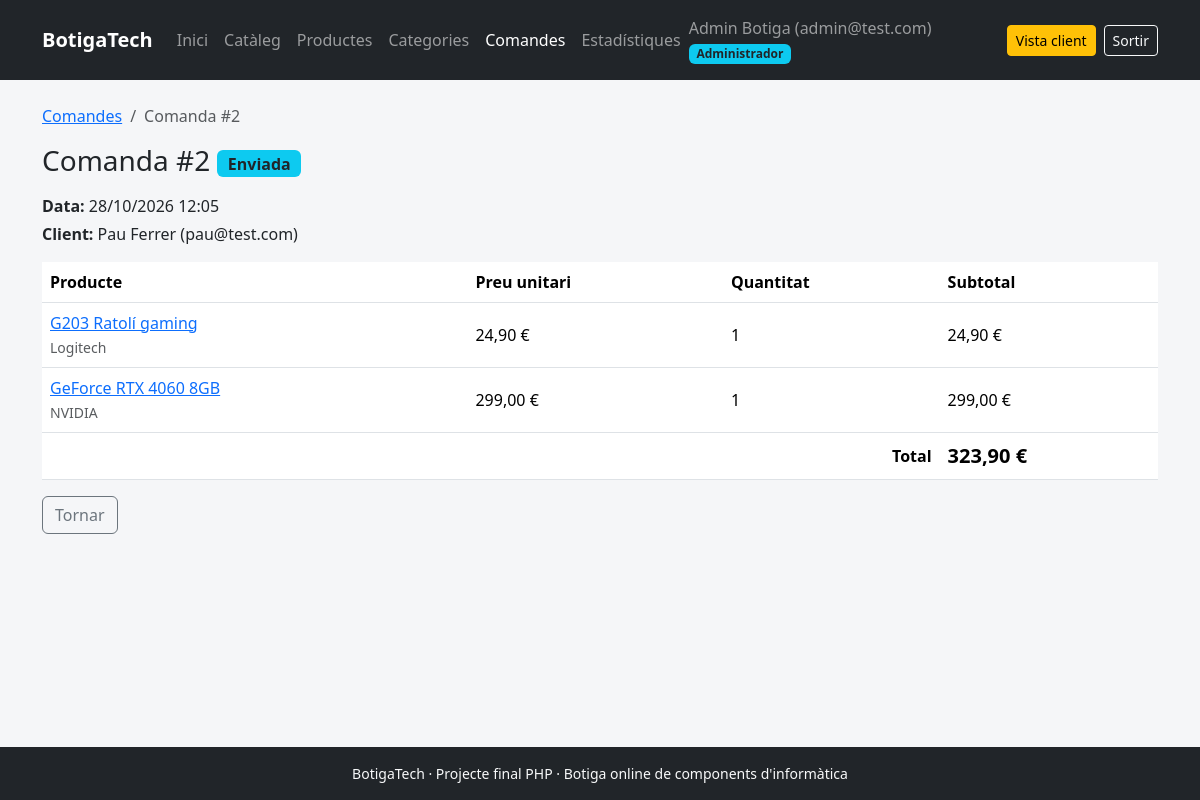
Screenshot of /comanda.php?id=2 (signed in) with the database file from the repository.
### tables this page shows
CREATE TABLE comandes (
    id_comanda   INT AUTO_INCREMENT PRIMARY KEY,
    id_usuari    INT            NOT NULL,
    data_comanda DATETIME       NOT NULL DEFAULT CURRENT_TIMESTAMP,
    estat        ENUM('pendent','enviada','entregada','cancelada') NOT NULL DEFAULT 'pendent',
    total        DECIMAL(10,2)  NOT NULL,
    FOREIGN KEY (id_usuari) REFERENCES usuaris(id_usuari)
        ON DELETE RESTRICT
);

CREATE TABLE usuaris (
    id_usuari     INT AUTO_INCREMENT PRIMARY KEY,
    nom           VARCHAR(50)  NOT NULL,
    cognoms       VARCHAR(80)  NOT NULL,
    email         VARCHAR(100) NOT NULL UNIQUE,
    contrasenya   VARCHAR(255) NOT NULL,
    rol           ENUM('client','administrador') NOT NULL DEFAULT 'client',
    data_registre DATETIME     NOT NULL DEFAULT CURRENT_TIMESTAMP
);

CREATE TABLE detalls_comanda (
    id_detall     INT AUTO_INCREMENT PRIMARY KEY,
    id_comanda    INT          NOT NULL,
    id_producte   INT          NOT NULL,
    quantitat     INT          NOT NULL,
    preu_unitari  DECIMAL(8,2) NOT NULL,
    FOREIGN KEY (id_comanda)  REFERENCES comandes(id_comanda)  ON DELETE CASCADE,
    FOREIGN KEY (id_producte) REFERENCES productes(id_producte) ON DELETE RESTRICT
);

CREATE TABLE productes (
    id_producte  INT AUTO_INCREMENT PRIMARY KEY,
    id_categoria INT           NOT NULL,
    nom          VARCHAR(100)  NOT NULL,
    marca        VARCHAR(50)   NOT NULL,
    descripcio   TEXT,
    preu         DECIMAL(8,2)  NOT NULL,
    stock        INT           NOT NULL DEFAULT 0,
    imatge       VARCHAR(255)  DEFAULT NULL,
    data_alta    DATE          NOT NULL,
    FOREIGN KEY (id_categoria) REFERENCES categories(id_categoria)
        ON DELETE RESTRICT
);

### comanda.php (the view, shortened to what this page needs)
<?php
require_once "conexio.php";
require_once "funcions.php";
$id = (int)rep($_GET, 'id');
$es_admin = ($_SESSION['rol'] === 'administrador' && !vista_client());
$comanda = consulta_una($connexio,
    "SELECT c.*, u.nom, u.cognoms, u.email
     FROM comandes c JOIN usuaris u ON u.id_usuari = c.id_usuari
     WHERE c.id_comanda = ?", "i", [$id]);
$linies = consulta($connexio,
    "SELECT d.quantitat, d.preu_unitari, p.id_producte, p.nom, p.marca
     FROM detalls_comanda d JOIN productes p ON p.id_producte = d.id_producte
     WHERE d.id_comanda = ?
     ORDER BY p.nom", "i", [$id]);
$enrere = $es_admin ? "admin_comandes.php" : "comandes.php";
require "header.php";
?>
<nav aria-label="breadcrumb">
    <ol class="breadcrumb">
        <li class="breadcrumb-item"><a href="<?= $enrere ?>"><?= $es_admin ? "Comandes" : "Les meves comandes" ?></a></li>
        <li class="breadcrumb-item active">Comanda #<?= (int)$comanda['id_comanda'] ?></li>
    </ol>
</nav>
<h1 class="h3 mb-3">Comanda #<?= (int)$comanda['id_comanda'] ?>
    <span class="badge bg-<?= classe_estat($comanda['estat']) ?> fs-6 align-middle"><?= escapa(text_estat($comanda['estat'])) ?></span>
</h1>
<p class="mb-1"><strong>Data:</strong> <?= escapa(formata_data($comanda['data_comanda'])) ?></p>
<?php if ($es_admin) { ?>
    <p><strong>Client:</strong> <?= escapa($comanda['nom'] . " " . $comanda['cognoms']) ?> (<?= escapa($comanda['email']) ?>)</p>
<?php } ?>
<div class="table-responsive mt-3">
    <table class="table bg-white align-middle">
        <thead><tr><th>Producte</th><th>Preu unitari</th><th>Quantitat</th><th>Subtotal</th></tr></thead>
        <tbody>
        <?php foreach ($linies as $l) { ?>
            <tr>
                <td>
                    <a href="producte.php?id=<?= (int)$l['id_producte'] ?>"><?= escapa($l['nom']) ?></a><br>
                    <small class="text-muted"><?= escapa($l['marca']) ?></small>
                </td>
                <td><?= formata_preu($l['preu_unitari']) ?></td>
                <td><?= (int)$l['quantitat'] ?></td>
                <td><?= formata_preu($l['preu_unitari'] * $l['quantitat']) ?></td>
            </tr>
        <?php } ?>
        </tbody>
        <tfoot>
            <tr><th colspan="3" class="text-end">Total</th><th class="fs-5"><?= formata_preu($comanda['total']) ?></th></tr>
        </tfoot>
    </table>
</div>
<a href="<?= $enrere ?>" class="btn btn-outline-secondary">Tornar</a>
<?php require "footer.php"; ?>

### assets/css/style.css (style rules this page uses)
html, body { height: 100%; }
body { display: flex; flex-direction: column; background-color: #f5f6f8; }

### rows the page displays
comandes: id_comanda "2", estat "Enviada", data_comanda "28/10/2026 12:05", id_usuari.cognoms "Pau Ferrer", id_usuari.email "pau@test.com", total "323,90 €"
detalls_comanda: id_producte.nom "G203 Ratolí gaming", id_producte.marca "Logitech", preu_unitari "24,90 €", quantitat "1", formata_preu($l['preu_unitari'] * $l['quantitat']) "24,90 €"
detalls_comanda: id_producte.nom "GeForce RTX 4060 8GB", id_producte.marca "NVIDIA", preu_unitari "299,00 €", quantitat "1", formata_preu($l['preu_unitari'] * $l['quantitat']) "299,00 €"

### other values shown
$text "Inici Catàleg Productes Categories Comandes Estadístiques"
escapa($_SESSION['nom'] . " " . $_SESSION['cognoms']) "Admin Botiga"
escapa($_SESSION['email']) "admin@test.com"
